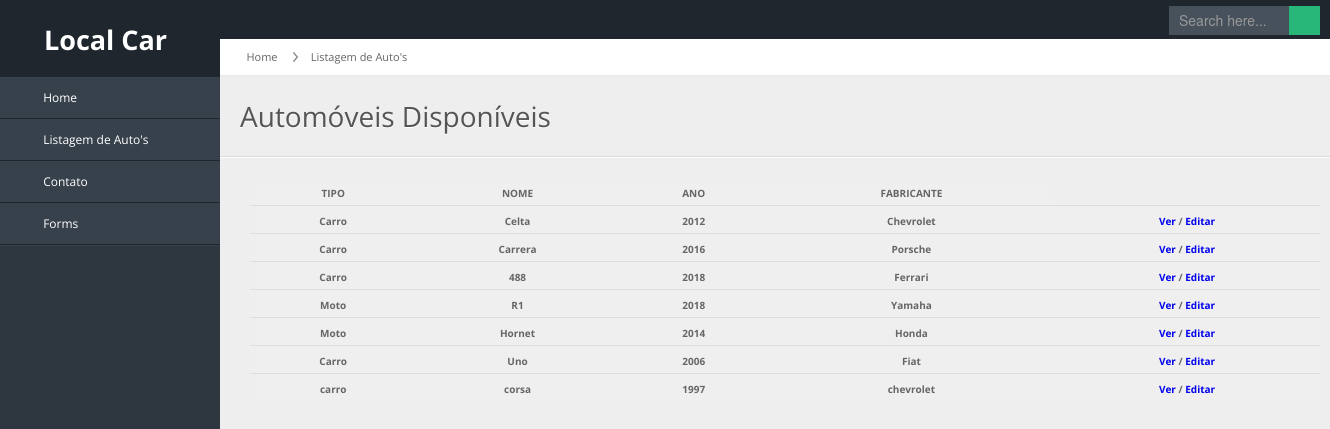
/veiculos/automovel/, run on an earlier commit of the app's database.
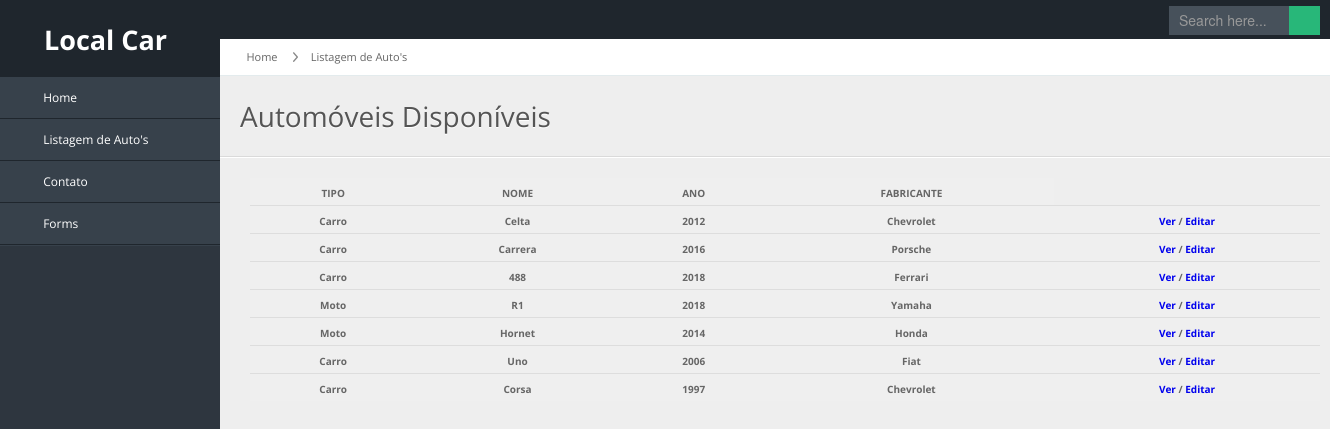
And on a later commit of the database.
### veiculos/models.py (models this page shows)
class Veiculo(models.Model):
      tipo = models.CharField(max_length=50)
      nome = models.CharField(max_length=50)
      ano = models.CharField(max_length=4)
      fabricante = models.CharField(max_length=50)

### veiculos/views.py (the view)
# urls.py: path('automovel/', views.automovel_list),
def automovel_list(request):
      veiculos = Veiculo.objects.all()
      return render(request, 'automovel/list.html', {'veiculos':veiculos})

### veiculos/templates/automovel/list.html
{% extends "base.html" %} {% load static %} {% block content %}
<div id="content-header">
      <div id="breadcrumb">
            <a href="/veiculos/" title="Ir até a Home" class="tip-bottom">
                  <i class="icon-home"></i> Home</a>
            <a href="/veiculos/automovel" class="tip-bottom">Listagem de Auto's</a>
      </div>
      <h1>Automóveis Disponíveis</h1>
      <hr>
</div>
<div class="span11">
      <table class="table">
            <thead>
                  <tr>
                        <th>TIPO</th>
                        <th>NOME</th>
                        <th>ANO</th>
                        <th>FABRICANTE</th>
                  </tr>
            </thead>
            <tbody>
                  {% for veiculo in veiculos %}
                  <tr>
                        <th>{{veiculo.tipo}}</th>
                        <th>{{veiculo.nome}}</th>
                        <th>{{veiculo.ano}}</th>
                        <th>{{veiculo.fabricante}}</th>
                        <th>
                            <a href="/veiculos/automovel/{{veiculo.id}}/">Ver</a>
                              /
                            <a href="/veiculos/automovel/{{veiculo.id}}/edit/">Editar</a>
                        </th>
                  </tr>
                  {% endfor %}
            </tbody>
      </table>
</div>
{% endblock %}

What changed in the data, as far as the page shows it:
changed Veiculo: tipo "carro" → "Carro"; nome "corsa" → "Corsa"; fabricante "chevrolet" → "Chevrolet"
